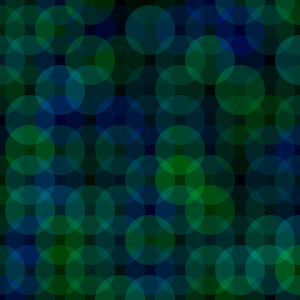
Frame 1 (no input)
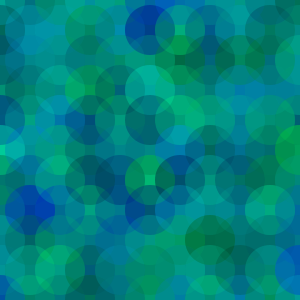
Frame 60 (the mouse pressed at the canvas centre just before this capture)
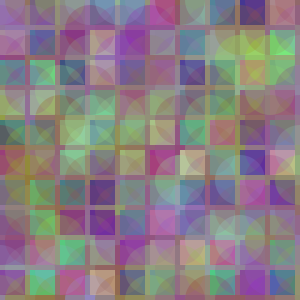
Frame 120 (the mouse held since frame 60 and released just before this capture)

The Processing sketch that drew these frames (run headless with seeded random() and noise(); from frame 60 on, the mouse is pressed at the canvas centre):

// Processing sketch: processing_37456
// ── processing_37456.pde

void setup() {
  size(300, 300);
  background(0);
  smooth();
}

void draw() {
  colorMode(RGB);
  frameRate(6);


  for (int x=0;x<=width;x+=30) {
    for (int y=0;y<=height;y+=30) {
      fill(random(0, 255), random(0, 255), mouseY, mouseY);
      noStroke();
      rect(x, y, 25, 25);
    }
  }
  for (int x=0;x<=width;x+=30) {
    for (int y=0;y<=height;y+=30) {
      fill(mouseX, random(0, 255), random(0, 255),50);
      noStroke();


      ellipse(x, y, 50, 50);
    }
  }
}
